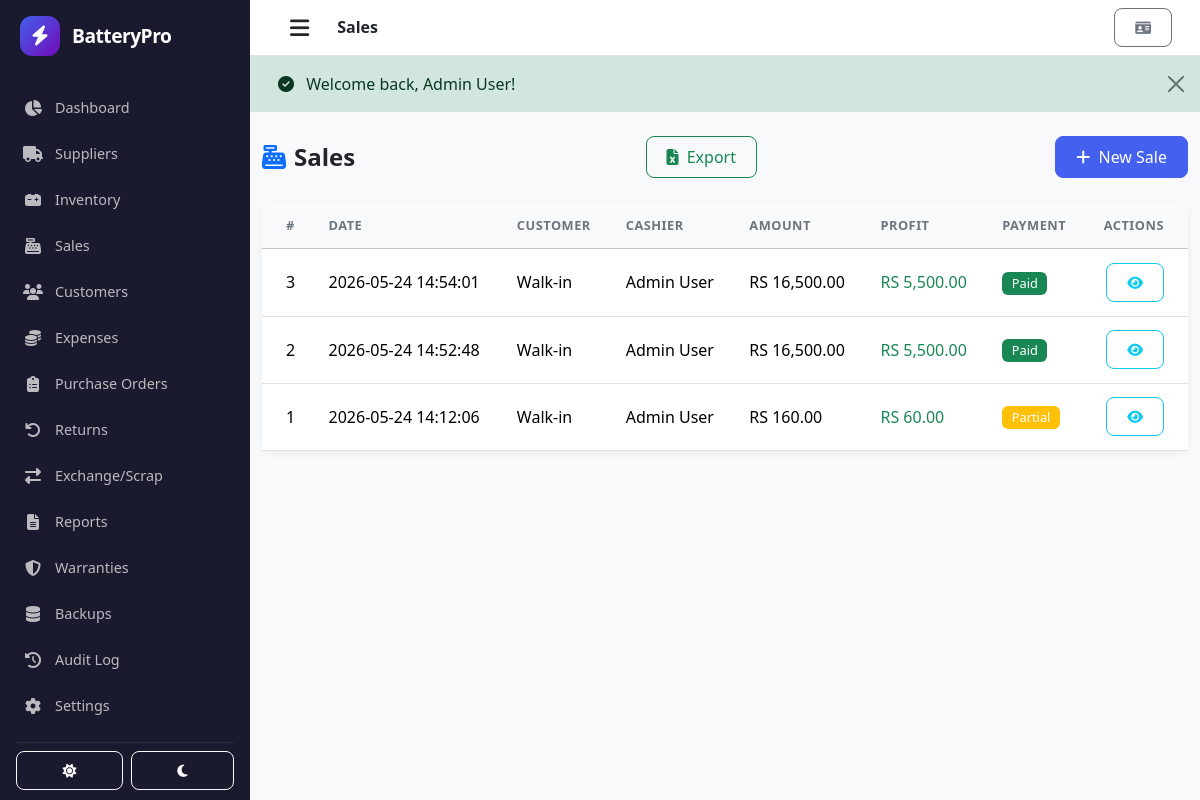
/sales (signed in), run on the app's committed database.
### tables this page shows
CREATE TABLE `sales` (
  `id` int(11) NOT NULL AUTO_INCREMENT,
  `customer_id` int(11) DEFAULT NULL,
  `user_id` int(11) NOT NULL,
  `sale_date` datetime DEFAULT current_timestamp(),
  `total_amount` decimal(10,2) NOT NULL,
  `total_profit` decimal(10,2) NOT NULL,
  `payment_method` enum('cash','card','credit','bank_transfer') DEFAULT 'cash',
  `payment_status` enum('paid','partial','pending') DEFAULT 'paid',
  `amount_paid` decimal(10,2) DEFAULT 0.00,
  `notes` text DEFAULT NULL,
  `created_at` datetime DEFAULT current_timestamp(),
  `updated_at` datetime DEFAULT current_timestamp() ON UPDATE current_timestamp(),
  PRIMARY KEY (`id`),
  KEY `customer_id` (`customer_id`),
  KEY `user_id` (`user_id`),
  CONSTRAINT `sales_ibfk_1` FOREIGN KEY (`customer_id`) REFERENCES `customers` (`id`) ON DELETE SET NULL,
  CONSTRAINT `sales_ibfk_2` FOREIGN KEY (`user_id`) REFERENCES `users` (`id`) ON DELETE CASCADE
);

CREATE TABLE `users` (
  `id` int(11) NOT NULL AUTO_INCREMENT,
  `username` varchar(50) NOT NULL,
  `email` varchar(100) NOT NULL,
  `password` varchar(255) NOT NULL,
  `full_name` varchar(100) NOT NULL,
  `role` enum('admin','staff') DEFAULT 'staff',
  `phone` varchar(20) DEFAULT NULL,
  `profile_image` varchar(255) DEFAULT NULL,
  `last_login` datetime DEFAULT NULL,
  `last_activity` datetime DEFAULT NULL,
  `is_active` tinyint(1) DEFAULT 1,
  `created_at` datetime DEFAULT current_timestamp(),
  `updated_at` datetime DEFAULT current_timestamp() ON UPDATE current_timestamp(),
  PRIMARY KEY (`id`),
  UNIQUE KEY `username` (`username`),
  UNIQUE KEY `email` (`email`)
);

### controllers/SaleController.php (called while the page is built, shortened)
<?php
class SaleController extends BaseController {
    public function index() {
        $db = (new Database())->getConnection();
        $sales = $db->query("SELECT s.*, c.name as customer_name, u.full_name as cashier FROM sales s LEFT JOIN customers c ON s.customer_id = c.id LEFT JOIN users u ON s.user_id = u.id ORDER BY s.created_at DESC")->fetchAll();
        $this->render('sales/index', [
            'title' => 'Sales',
            'sales' => $sales,
        ]);
    }
}

### routes/web.php (called while the page is built, shortened)
<?php
require_once __DIR__ . '/../helpers/Router.php';
require_once __DIR__ . '/../controllers/SaleController.php';
$router = new Router();
$router->add('GET', '/', 'DashboardController@index');
$router->add('GET', '/login', 'AuthController@login');
$router->add('POST', '/login', 'AuthController@login');
$router->add('GET', '/logout', 'AuthController@logout');
$router->add('GET', '/profile', 'AuthController@profile');
$router->add('POST', '/profile', 'AuthController@profile');
$router->add('GET', '/suppliers', 'SupplierController@index');
$router->add('POST', '/suppliers/create', 'SupplierController@create');
$router->add('POST', '/suppliers/edit/{id}', 'SupplierController@edit');
$router->add('GET', '/suppliers/delete/{id}', 'SupplierController@delete');
$router->add('GET', '/batteries', 'BatteryController@index');
$router->add('POST', '/batteries/create', 'BatteryController@create');
$router->add('POST', '/batteries/edit/{id}', 'BatteryController@edit');
$router->add('GET', '/batteries/delete/{id}', 'BatteryController@delete');
$router->add('POST', '/batteries/stock/{id}', 'BatteryController@stock');
$router->add('GET', '/customers', 'CustomerController@index');
$router->add('POST', '/customers/create', 'CustomerController@create');
$router->add('POST', '/customers/edit/{id}', 'CustomerController@edit');
$router->add('GET', '/customers/delete/{id}', 'CustomerController@delete');
$router->add('GET', '/sales', 'SaleController@index');
$router->add('GET', '/sales/create', 'SaleController@create');
$router->add('POST', '/sales/create', 'SaleController@create');
$router->add('GET', '/sales/view/{id}', 'SaleController@view');
$router->add('GET', '/expenses', 'ExpenseController@index');
$router->add('POST', '/expenses/create', 'ExpenseController@create');
$router->add('POST', '/expenses/edit/{id}', 'ExpenseController@edit');
$router->add('GET', '/expenses/delete/{id}', 'ExpenseController@delete');
$router->add('GET', '/purchase-orders', 'PurchaseOrderController@index');
$router->add('GET', '/purchase-orders/create', 'PurchaseOrderController@create');
$router->add('POST', '/purchase-orders/create', 'PurchaseOrderController@create');
$router->add('GET', '/purchase-orders/view/{id}', 'PurchaseOrderController@view');
$router->add('GET', '/purchase-orders/receive/{id}', 'PurchaseOrderController@receive');
$router->add('POST', '/purchase-orders/receive/{id}', 'PurchaseOrderController@receive');
$router->add('GET', '/purchase-orders/cancel/{id}', 'PurchaseOrderController@cancel');
$router->add('GET', '/settings', 'SettingsController@index');
$router->add('POST', '/settings', 'SettingsController@index');
$router->add('GET', '/audit', 'AuditController@index');
$router->add('GET', '/backups', 'BackupController@index');
$router->add('GET', '/backups/create', 'BackupController@create');
$router->add('GET', '/backups/download/{id}', 'BackupController@download');
$router->add('GET', '/warranties', 'WarrantyController@index');
$router->add('GET', '/suppliers/import', 'SupplierController@import');
$router->add('POST', '/suppliers/import', 'SupplierController@import');
$router->add('GET', '/customers/import', 'CustomerController@import');
$router->add('POST', '/customers/import', 'CustomerController@import');
$router->add('GET', '/export/suppliers', 'ExportController@suppliers');
$router->add('GET', '/export/batteries', 'ExportController@batteries');
$router->add('GET', '/export/customers', 'ExportController@customers');
$router->add('GET', '/export/sales', 'ExportController@sales');
$router->add('GET', '/export/expenses', 'ExportController@expenses');
$router->add('GET', '/sales/pdf/{id}', 'PdfController@saleInvoice');
$router->add('GET', '/reports/pdf', 'PdfController@reports');
$router->add('GET', '/returns', 'ReturnController@index');
$router->add('GET', '/returns/create', 'ReturnController@create');
$router->add('POST', '/returns/create', 'ReturnController@create');
$router->add('GET', '/returns/items/{id}', 'ReturnController@getSaleItems');
$router->add('GET', '/exchange', 'ExchangeController@index');
$router->add('GET', '/exchange/scrap/{id}', 'ExchangeController@markScrapped');
$router->add('GET', '/exchange/sold/{id}', 'ExchangeController@markSold');
$router->add('GET', '/reports', 'ReportController@index');
$router->setNotFound(function() {
    header('HTTP/1.0 404 Not Found');
    $title = '404 Not Found';
    $content = '<div class="container text-center mt-5"><h1>404</h1><p>Page not found</p><a href="' . site_url('/') . '" class="btn btn-primary">Back to Dashboard</a></div>';
    require __DIR__ . '/../views/layout.php';
});
$router->dispatch();

### index.php (called while the page is built, shortened)
<?php
require_once __DIR__ . '/routes/web.php';
?>

### config/app.php (called while the page is built)
<?php
return [
    'app_name' => 'BatteryPro Management System',
    'version' => '1.0.0',
    'base_url' => 'http://localhost:8080/batterypro/',
    'clean_urls' => true,
    'timezone' => 'UTC',
    'cookie_name' => 'batterypro_session',
    'cookie_lifetime' => 3600,
    'session_lifetime' => 7200,
    'jwt_secret' => 'your-very-secret-key',
    'password_hash_cost' => 12,
    'token_length' => 32,
    'remember_me_duration' => 2592000,
    'max_file_size' => 5242880,
    'allowed_image_types' => ['jpg', 'jpeg', 'png', 'gif'],
    'upload_path' => __DIR__ . '/../uploads/',
    'backup_path' => __DIR__ . '/../database/backups/',
    'auto_backup_time' => '02:00',
    'report_path' => __DIR__ . '/../database/reports/',
];

### helpers/auth_helper.php (called while the page is built, shortened)
<?php
if (!function_exists('currency_format')) {
    function currency_format($amount, $decimals = 2) {
        $symbol = 'Rs. ';
        static $settingsSymbol = null;
        if ($settingsSymbol === null) {
            try {
                $db = (new Database())->getConnection();
                $row = $db->query("SELECT currency_symbol FROM settings LIMIT 1")->fetch();
                if ($row && !empty($row['currency_symbol'])) {
                    $symbol = $row['currency_symbol'] . ' ';
                }
            } catch (Exception $e) {}
        }
        return $symbol . number_format((float)$amount, $decimals);
    }
}
if (!function_exists('site_url')) {
    function site_url($path = '') {
        static $base = null, $clean = null;
        if ($base === null) {
            $cfg = @include __DIR__ . '/../config/app.php';
            $base = $cfg['base_url'] ?? '';
            $base = rtrim($base, '/');
            $clean = $cfg['clean_urls'] ?? true;
        }
        $path = '/' . ltrim($path, '/');
        return $base . $path;
    }
}

### views/sales/index.php (the view)
<div class="container-fluid py-4">
    <div class="d-flex justify-content-between align-items-center mb-4">
        <div>
            <h4 class="fw-bold mb-0"><i class="fas fa-cash-register me-2 text-primary"></i>Sales</h4>
        </div>
        <a href="<?= site_url('/export/sales') ?>" class="btn btn-outline-success me-2"><i class="fas fa-file-excel me-1"></i> Export</a>
        <a href="<?= site_url('/sales/create') ?>" class="btn btn-primary">
            <i class="fas fa-plus me-1"></i> New Sale
        </a>
    </div>
    <div class="card border-0 shadow-sm">
        <div class="card-body p-0">
            <div class="table-responsive">
                <table class="table table-hover mb-0">
                    <thead class="table-light">
                        <tr>
                            <th class="ps-4">#</th>
                            <th>Date</th>
                            <th>Customer</th>
                            <th>Cashier</th>
                            <th>Amount</th>
                            <th>Profit</th>
                            <th>Payment</th>
                            <th class="text-end pe-4">Actions</th>
                        </tr>
                    </thead>
                    <tbody>
                        <?php if (empty($sales)): ?>
                        <tr>
                            <td colspan="8" class="text-center py-4 text-muted">
                                <i class="fas fa-receipt fa-2x d-block mb-2"></i>No sales recorded yet.
                            </td>
                        </tr>
                        <?php else: ?>
                        <?php foreach ($sales as $sale): ?>
                        <tr>
                            <td class="ps-4"><?= $sale['id'] ?></td>
                            <td><span class="text-nowrap"><?= htmlspecialchars($sale['sale_date']) ?></span></td>
                            <td><?= htmlspecialchars($sale['customer_name'] ?? 'Walk-in') ?></td>
                            <td><?= htmlspecialchars($sale['cashier'] ?? '-') ?></td>
                            <td class="fw-medium"><?= currency_format($sale['total_amount']) ?></td>
                            <td class="text-success"><?= currency_format($sale['total_profit']) ?></td>
                            <td>
                                <span class="badge bg-<?= $sale['payment_status'] === 'paid' ? 'success' : ($sale['payment_status'] === 'partial' ? 'warning' : 'danger') ?>">
                                    <?= ucfirst($sale['payment_status']) ?>
                                </span>
                            </td>
                            <td class="text-end pe-4">
                                <a href="<?= site_url('/sales/view/' . $sale['id']) ?>" class="btn btn-sm btn-outline-info"><i class="fas fa-eye"></i></a>
                            </td>
                        </tr>
                        <?php endforeach; ?>
                        <?php endif; ?>
                    </tbody>
                </table>
            </div>
        </div>
    </div>
</div>

### helpers/Router.php (shortened to what this page needs)
<?php
class Router {
    protected $routes = [];
    public function add($method, $path, $callback) {
        $method = strtoupper($method);
        $this->routes[] = [
            'method' => $method,
            'path'   => $this->formatPath($path),
            'callback' => $callback
        ];
    }
    public function dispatch() {
        $requestMethod = $_SERVER['REQUEST_METHOD'];
        if (!empty($_GET['url'])) {
            $requestUri = '/' . ltrim(trim($_GET['url']), '/');
        } else {
            $requestUri = parse_url($_SERVER['REQUEST_URI'], PHP_URL_PATH);
        }
        $requestUri = '/' . trim($requestUri, '/');
        foreach ($this->routes as $route) {
            if ($route['method'] !== $requestMethod) {
                continue;
            }
            $pattern = $this->convertPathToRegex($route['path']);
            if (preg_match($pattern, $requestUri, $matches)) {
                $params = [];
                if (is_callable($route['callback'])) {
                    call_user_func_array($route['callback'], $params);
                } else {
                    $parts = explode('@', $route['callback']);
                    $controllerName = $parts[0];
                    $method = $parts[1] ?? 'index';
                    if (class_exists($controllerName) && method_exists($controllerName, $method)) {
                        $controller = new $controllerName();
                        call_user_func_array([$controller, $method], $params);
                    } else {
                        $this->handleNotFound();
                    }
                }
                return;
            }
        }
    }
    protected function formatPath($path) {
        $path = '/' . trim($path, '/');
        return $path;
    }
    protected function convertPathToRegex($path) {
        $regex = preg_replace('#\{([^}]+)\}#', '(?P<$1>[^/]+)', $path);
        $regex = '#^' . $regex . '$#';
        return $regex;
    }
}

### assets/css/style.css (style rules this page uses)
:root { --primary: #4361ee; --primary-dark: #3a56d4; --primary-light: #eef0ff; --success: #06d6a0; --warning: #ffd166; --danger: #ef476f; --info: #118ab2; --sidebar-bg: #1a1a2e; --sidebar-hover: #162447; --sidebar-active: #0f3460; --sidebar-text: rgba(255,255,255,0.7); --sidebar-width: 250px; --sidebar-collapsed: 0px; --topbar-height: 56px; --gray-100: #f8f9fa; --gray-200: #e9ecef; --gray-300: #dee2e6; --gray-600: #6c757d; --gray-700: #495057; --gray-800: #343a40; --gray-900: #212529; }
body { font-family: 'Segoe UI', -apple-system, BlinkMacSystemFont, system-ui, sans-serif; background: var(--gray-100); overflow-x: hidden; min-height: 100vh; }
.card { border-radius: 12px; border: 1px solid rgba(0,0,0,0.05); }
.table { margin-bottom: 0; }
.table th { font-weight: 600; font-size: 0.8rem; text-transform: uppercase; letter-spacing: 0.5px; color: var(--gray-600); padding: 0.85rem 1rem; white-space: nowrap; }
.table td { padding: 0.85rem 1rem; vertical-align: middle; }
.table-hover tbody tr { transition: background 0.15s ease; }
.table-light th { background: var(--gray-100); }
.btn { border-radius: 8px; font-weight: 500; padding: 0.5rem 1.25rem; transition: all 0.2s; }
.btn-primary { background: var(--primary); border-color: var(--primary); }
.badge { font-weight: 500; padding: 0.4em 0.75em; border-radius: 6px; font-size: 0.8rem; }
.fw-medium { font-weight: 500; }
.shadow-sm { box-shadow: 0 2px 8px rgba(0,0,0,0.06) !important; }

### data on the page
sales: id "3", sale_date "2026-05-24 14:54:01", customer_name "Walk-in", user.full_name "Admin User", total_amount "RS 16,500.00", total_profit "RS 5,500.00", payment_status "Paid"
sales: id "2", sale_date "2026-05-24 14:52:48", customer_name "Walk-in", user.full_name "Admin User", total_amount "RS 16,500.00", total_profit "RS 5,500.00", payment_status "Paid"
sales: id "1", sale_date "2026-05-24 14:12:06", customer_name "Walk-in", user.full_name "Admin User", total_amount "RS 160.00", total_profit "RS 60.00", payment_status "Partial"

### other printed values
$msg "Welcome back, Admin User!"
